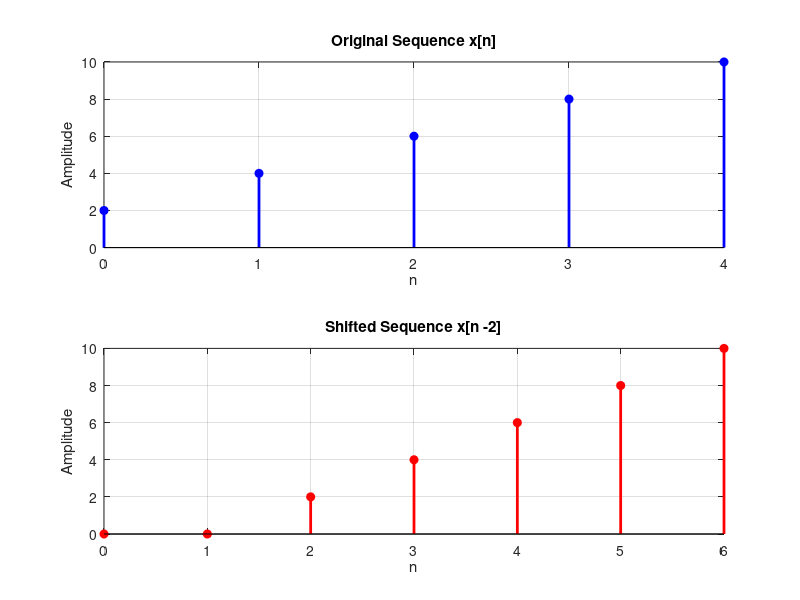

Recreate this plot in MATLAB.
clc; clear; close all;

% Original sequence
x = [2 4 6 8 10];      % Sample amplitudes
n = 0:length(x)-1;     % Time index starting at 0

% Shift amount
k = 2;      % Positive: delay (right shift), Negative: advance (left shift)

% Time shifting operation
if k >= 0
    % Delay: insert k zeros at beginning
    x_shifted = [zeros(1, k), x];
    n_shifted = 0:length(x_shifted)-1;
else
    % Advance: remove first |k| elements, or pad with zeros
    k = abs(k);
    x_shifted = x(k+1:end); 
    n_shifted = 0:length(x_shifted)-1;
end

% Plot original sequence
subplot(2,1,1);
stem(n, x, 'filled', 'b', 'LineWidth', 2);
title('Original Sequence x[n]');
xlabel('n'); ylabel('Amplitude'); grid on;

% Plot shifted sequence
subplot(2,1,2);
stem(n_shifted, x_shifted, 'filled', 'r', 'LineWidth', 2);
title(['Shifted Sequence x[n ', sprintf('%+d', -k), ']']);
xlabel('n'); ylabel('Amplitude'); grid on;
